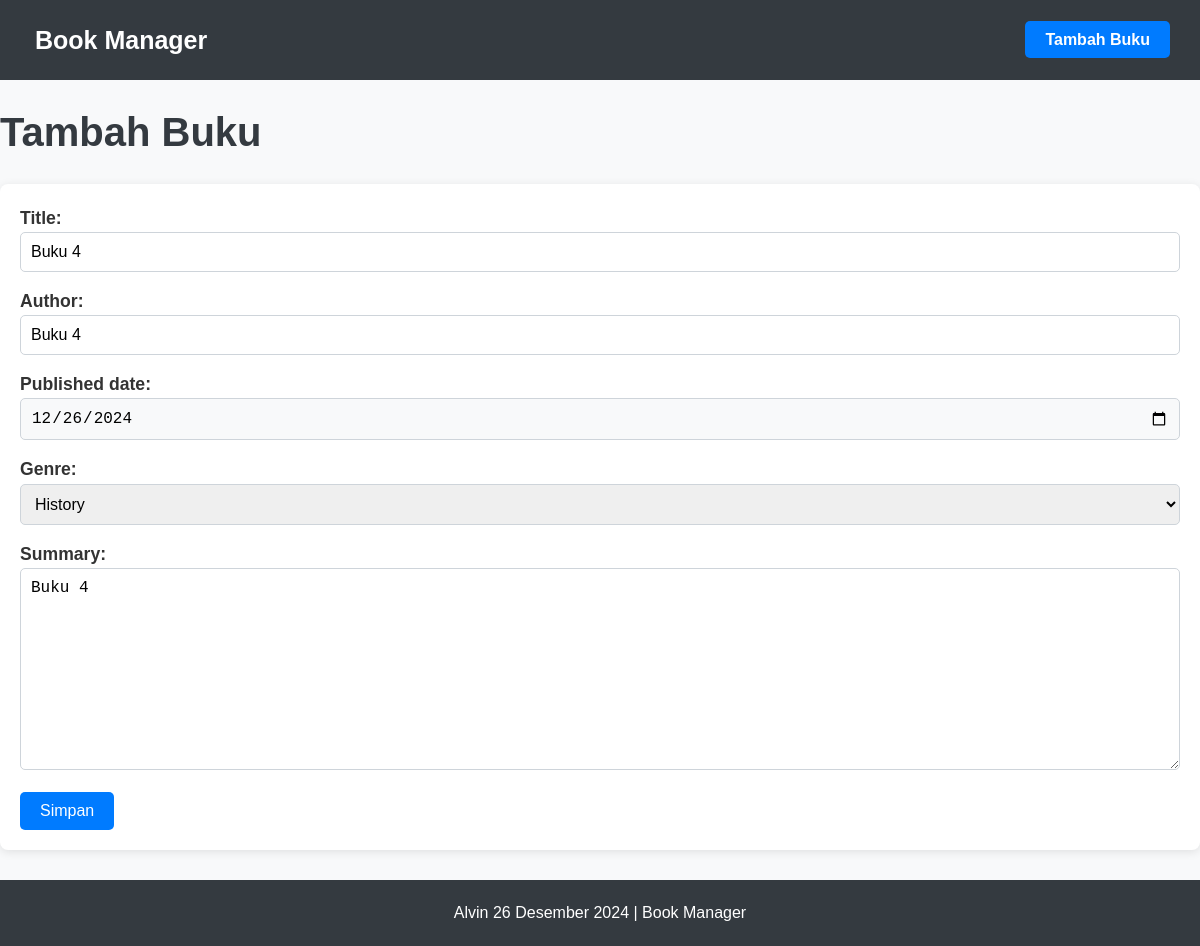
Screenshot of /books/edit/6/ with the database file from the repository.
### books/models.py (models this page shows, shortened)
class Book(models.Model):
    GENRE_CHOICES = [
        ('Fiction', 'Fiction'),
        ('Non-Fiction', 'Non-Fiction'),
        ('Science', 'Science'),
        ('History', 'History'),
    ]
    title = models.CharField(max_length=100, blank=False) # title, tidak boleh kosong
    author = models.CharField(max_length=50, blank=False) # author, tidak boleh kosong
    published_date = models.DateField()
    genre = models.CharField(max_length=20, choices=GENRE_CHOICES) # pilihan genre
    summary = models.TextField(blank=True, null=True) # summary boleh kosong (opsional)

### books/views.py (the view)
# urls.py: path('edit/<int:pk>/', BookUpdateView.as_view(), name='book_edit'),
class BookUpdateView(UpdateView):
    model = Book
    template_name = 'books/book_form.html'
    form_class = BookForm # form yang dipakai dari forms.py
    success_url = reverse_lazy('book_list') # kalau confirm, masuk ke halaman daftar buku

### books/forms.py
class BookForm(forms.ModelForm):
    class Meta:
        model = Book
        fields = ['title', 'author', 'published_date', 'genre', 'summary']
    published_date = forms.DateField(
        widget=DateInput(attrs={'type': 'date'}),
        input_formats=['%Y-%m-%d'],
    )

### books/templates/books/book_form.html (shortened to what this page needs)
{% extends 'base.html' %}
{% block content %}
<h1>Tambah Buku</h1>
<form method="post">
    {{ form.as_p }}
    <button type="submit">Simpan</button>
</form>
{% endblock %}

### books/static/books/base.css (style rules this page uses)
* { margin: 0; padding: 0; box-sizing: border-box; }
body { font-family: 'Arial', sans-serif; background-color: #f8f9fa; color: #333; line-height: 1.6; }
h1 { font-size: 2.5rem; color: #343a40; margin-bottom: 20px; }
button { padding: 10px 20px; background-color: #007bff; color: white; border: none; border-radius: 5px; font-size: 1rem; cursor: pointer; transition: background-color 0.3s ease; }
form { background-color: #fff; padding: 20px; border-radius: 8px; box-shadow: 0 2px 10px rgba(0, 0, 0, 0.1); }
form input, form select, form textarea { width: 100%; padding: 10px; margin-bottom: 15px; border: 1px solid #ced4da; border-radius: 5px; font-size: 1rem; }
form input[type="date"] { background-color: #f8f9fa; }
form label { font-size: 1.1rem; font-weight: bold; margin-bottom: 5px; }

### rows the page displays
Book: title "Buku 4", author "Buku 4", published_date "12/26/2024", genre "History", summary "Buku 4"
